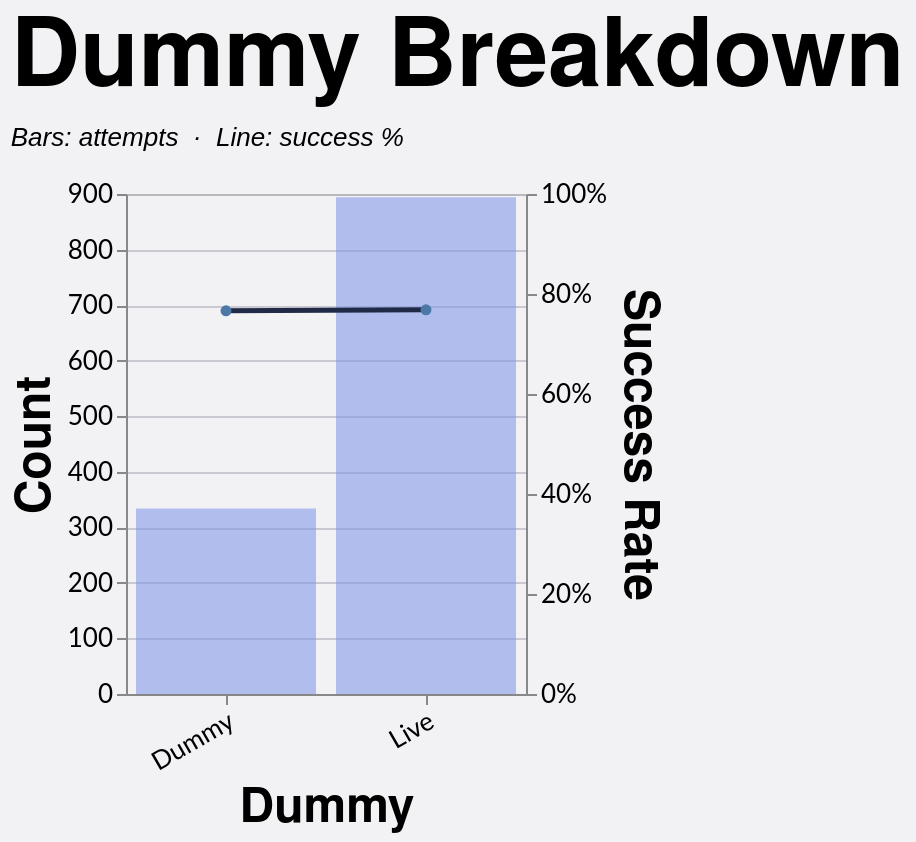

Here is the Vega-Lite specification saved for this chart:
### Vega-Lite specification from a JSON file in a GitHub repository (floating-point values rounded to 4 significant figures; data arrays with more than 128 entries replaced by an {"elided": "..."} marker saying what was removed)
{"config": {"axis": {"labelFont": "Lato, sans-serif", "titleFont": "PT Sans Narrow, Helvetica Neue, Helvetica, Arial, sans-serif", "labelFontSize": 13, "titleFontSize": 24, "gridColor": "#202947", "gridOpacity": 0.2}, "header": {"labelFont": "PT Sans Narrow, Helvetica Neue, Helvetica, Arial, sans-serif", "titleFont": "PT Sans Narrow, Helvetica Neue, Helvetica, Arial, sans-serif", "labelFontSize": 24, "titleFontSize": 28, "labelFontWeight": "bold", "orient": "left"}, "legend": {"labelFont": "Lato, sans-serif", "titleFont": "PT Sans Narrow, Helvetica Neue, Helvetica, Arial, sans-serif", "labelFontSize": 14, "titleFontSize": 16, "titlePadding": 5, "fillColor": "white", "strokeColor": "black", "padding": 10, "titleFontWeight": "lighter", "titleFontStyle": "italic", "titleColor": "gray", "offset": 10}, "title": {"font": "PT Sans Narrow, Helvetica Neue, Helvetica, Arial, sans-serif", "fontSize": 48, "fontWeight": "bold", "anchor": "start", "align": "center", "titlePadding": 20, "subtitlePadding": 10, "subtitleFontSize": 13, "subtitleColor": "", "subtitleFontStyle": "italic", "offset": 15, "color": "black"}, "axisX": {"labelAngle": 0}, "facet": {"title": null, "header": null, "align": {"row": "each", "column": "each"}}, "resolve": {"scale": {"y": "independent", "facet": "independent"}}, "background": "#f2f1f4"}, "layer": [{"mark": {"type": "bar", "color": "#7d96e8", "opacity": 0.55}, "encoding": {"tooltip": [{"field": "dummy", "title": "Dummy", "type": "nominal"}, {"field": "won", "format": ",.0f", "title": "Won", "type": "quantitative"}, {"field": "attempts", "format": ",.0f", "title": "Attempts", "type": "quantitative"}, {"field": "success_rate", "format": ".1%", "title": "Success Rate", "type": "quantitative"}], "x": {"axis": {"labelAngle": -30}, "field": "dummy", "sort": ["Dummy", "Live"], "title": "Dummy", "type": "nominal"}, "y": {"axis": {"format": ",.0f", "orient": "left"}, "field": "attempts", "title": "Count", "type": "quantitative"}}, "transform": [{"filter": "(loSquad == 'All' || datum.squad == loSquad) && (loGameType == 'All' || (loGameType == 'League + Cup' && (datum.game_type == 'League' || datum.game_type == 'Cup')) || (loGameType == 'League only' && datum.game_type == 'League') || datum.game_type == loGameType) && (loOpposition == 'All' || datum.opposition == loOpposition) && (loThrower == 'All' || datum.thrower == loThrower) && (loJumper == 'All' || datum.jumper == loJumper) && (loArea == 'All' || datum.area == loArea) && (loNumbers == 'All' || datum.numbers == loNumbers) && (loCallType == 'All' || datum.call_type == loCallType)"}, {"filter": "(loSeason == 'All' || datum.season == loSeason)"}, {"aggregate": [{"op": "count", "as": "attempts"}, {"op": "sum", "field": "won", "as": "won"}], "groupby": ["dummy"]}, {"calculate": "datum.won / datum.attempts", "as": "success_rate"}]}, {"mark": {"type": "line", "color": "#202946", "point": true, "strokeWidth": 2.5}, "encoding": {"tooltip": [{"field": "dummy", "title": "Dummy", "type": "nominal"}, {"field": "won", "format": ",.0f", "title": "Won", "type": "quantitative"}, {"field": "attempts", "format": ",.0f", "title": "Attempts", "type": "quantitative"}, {"field": "success_rate", "format": ".1%", "title": "Success Rate", "type": "quantitative"}], "x": {"axis": {"labelAngle": -30}, "field": "dummy", "sort": ["Dummy", "Live"], "title": "Dummy", "type": "nominal"}, "y": {"axis": {"format": "%", "orient": "right"}, "field": "success_rate", "scale": {"domain": [0, 1]}, "title": "Success Rate", "type": "quantitative"}}, "transform": [{"filter": "(loSquad == 'All' || datum.squad == loSquad) && (loGameType == 'All' || (loGameType == 'League + Cup' && (datum.game_type == 'League' || datum.game_type == 'Cup')) || (loGameType == 'League only' && datum.game_type == 'League') || datum.game_type == loGameType) && (loOpposition == 'All' || datum.opposition == loOpposition) && (loThrower == 'All' || datum.thrower == loThrower) && (loJumper == 'All' || datum.jumper == loJumper) && (loArea == 'All' || datum.area == loArea) && (loNumbers == 'All' || datum.numbers == loNumbers) && (loCallType == 'All' || datum.call_type == loCallType)"}, {"filter": "(loSeason == 'All' || datum.season == loSeason)"}, {"aggregate": [{"op": "count", "as": "attempts"}, {"op": "sum", "field": "won", "as": "won"}], "groupby": ["dummy"]}, {"calculate": "datum.won / datum.attempts", "as": "success_rate"}]}], "data": {"name": "data-73f91a64a43d4e9fe8f6d842372acc63"}, "height": 250, "params": [{"name": "loSquad", "value": "All"}, {"name": "loSeason", "value": "All"}, {"name": "loGameType", "value": "All"}, {"name": "loOpposition", "value": "All"}, {"name": "loThrower", "value": "All"}, {"name": "loJumper", "value": "All"}, {"name": "loArea", "value": "All"}, {"name": "loNumbers", "value": "All"}, {"name": "loCallType", "value": "All"}], "resolve": {"scale": {"y": "independent"}}, "title": {"text": "Dummy Breakdown", "subtitle": "Bars: attempts  ·  Line: success %"}, "width": {"step": 100}, "$schema": "https://vega.github.io/schema/vega-lite/v5.20.1.json", "datasets": {"data-73f91a64a43d4e9fe8f6d842372acc63": {"elided": "1228 records"}}}
